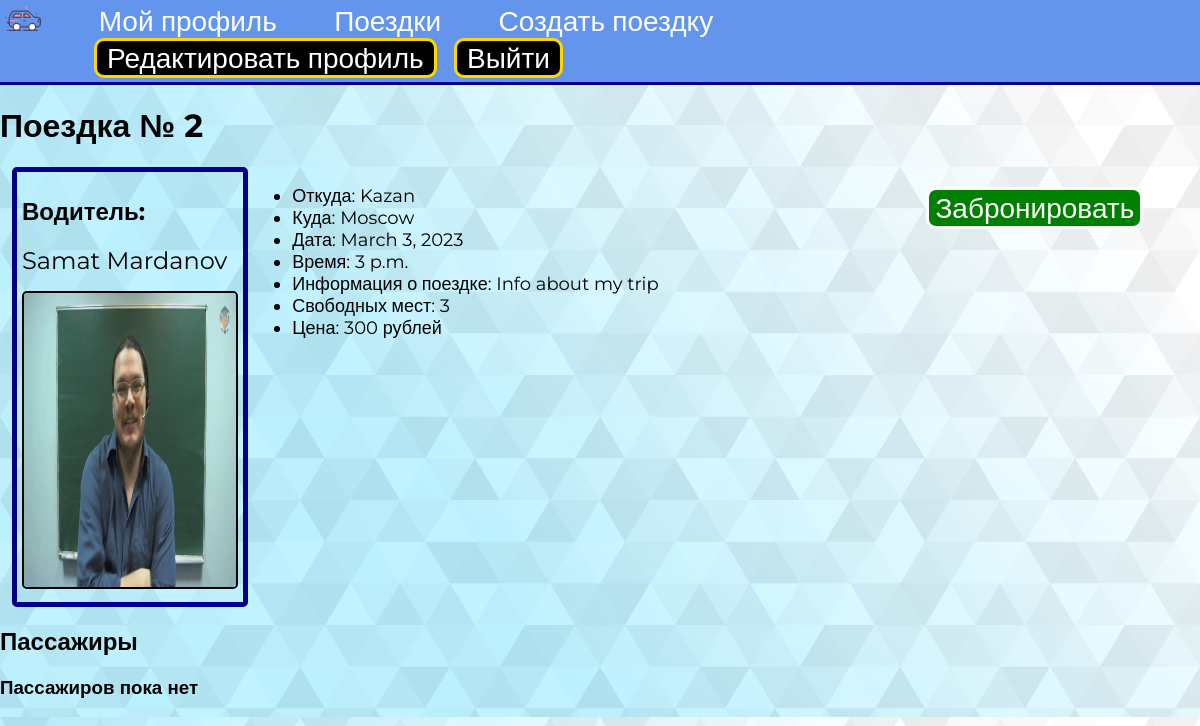
The page /trip/2/ (signed in) on the database its author committed.
### main/models.py (models this page shows, shortened)
class Trip(models.Model):
    driver = models.ForeignKey(User, on_delete=models.CASCADE, related_name='dtrip', blank=True)
    info = models.TextField()
    from_city = models.CharField(max_length=50)
    to_city = models.CharField(max_length=50)
    date = models.DateField()
    time = models.TimeField()
    price = models.IntegerField()
    capacity = models.IntegerField()
    passangers = models.ManyToManyField(User, blank=True)

class UserInfo(models.Model):
    user = models.OneToOneField(User, on_delete=models.CASCADE)
    info = models.TextField(blank=True)
    photo = models.ImageField(upload_to='photos/', blank=True)
    def get_absolute_url(self):
        return reverse('show_profile', kwargs={'profile_id': self.pk})

### main/views.py (the view, shortened to what this page needs)
# urls.py: path('trip/<int:trip_id>/', ShowTrip.as_view(), name='show_trip'),
class ShowTrip(DataMixin, DetailView):
    model = Trip
    template_name = 'main/show_trip.html'
    pk_url_kwarg = 'trip_id'
    context_object_name = 'trip'
    def get_context_data(self, *, object_list=None, **kwargs):
        context = super().get_context_data(**kwargs)
        c_def = self.get_user_contex(title="Поездка")
        return dict(list(context.items()) + list(c_def.items()))

### main/utils.py (called while the page is built)
    def get_user_contex(self, **kwargs):
        context = kwargs
        return context

### main/templates/main/show_trip.html (shortened to what this page needs)
{% extends 'main/base.html' %}
{% load static %}
{% block content %}
    <div><h1>Поездка № {{ trip.pk }}</h1></div>
    <div class="driver">
        <h2>Водитель: </h2>
        <p><a href="{{ trip.driver.userinfo.get_absolute_url }}" class="driver-profile">{{ trip.driver.first_name }} {{ trip.driver.last_name }}</a></p>
        {% if trip.driver.userinfo.photo %}
            <img src="{{ trip.driver.userinfo.photo.url}}" height="70%" width="98%">
        {% else %}
            <img src="{% static 'main/images/nophoto.svg' %}" height="300px" width="250px">
        {% endif %}
    </div>
    <div class="trip-info">
        <ul>
            <li>Откуда: {{ trip.from_city }}</li>
            <li>Куда: {{ trip.to_city }}</li>
            <li>Дата: {{ trip.date }}</li>
            <li>Время: {{ trip.time }}</li>
            <li>Информация о поездке: {{ trip.info }}</li>
            <li>Свободных мест: {{ trip.capacity }}</li>
            <li>Цена: {{ trip.price }} рублей</li>
        </ul>
    </div>
    <div class="trip-buttons">
        <form method="post">
            {% if trip.driver == request.user %}
                <h1>Вы являетесь водителем этой поездки</h1>
            {% elif request.user in trip.passangers.all%}
                <button class="b-den" name="book" value="unbook">Отменить бронь</button>
            {% elif trip.capacity == 0 %}
                <h1>Все места забронированы</h1>
            {% else %}
                <button class="b-suc" name="book" value="book">Забронировать</button>
            {% endif %}
        </form>
    </div>
    <div class = passangers>
        <h2>Пассажиры</h2>
        {% if trip.passangers.all %}
            {% for p in trip.passangers.all%}
                <div class="pas">
                    <a href="{{ p.userinfo.get_absolute_url }}"><img src="{{ p.userinfo.photo.url }}">{{ p.last_name }} {{ p.first_name }}</a>
                </div>
            {% endfor %}
        {% else %}
            <h3>Пассажиров пока нет</h3>
        {% endif %}
    </div>
{% endblock %}

### main/static/main/css/style.css (style rules this page uses)
body { margin: 0; font-family: 'Montserrat', sans-serif; font-size: 16px; background: url("/static/main/images/background.svg"); }
a { text-decoration: none; color: white; transition: color .2s linear; }
form button { background-color: black; color: white; border-radius: 5px; font-family: 'Montserrat', sans-serif; }
a.driver-profile { font-size: 24px; color: black; }
div.driver { display: inline-block; margin: 0; border: solid 5px; border-radius: 5px; border-color: darkblue; margin-left: 1%; padding: 5px; width: 18%; height: 420px; justify-content: center; }
div.driver img { border: solid 2px; border-radius: 5px; border-color: black; }
div.trip-info { width: 50%; vertical-align: top; font-size: 18px; display: inline-block; }
div.trip-buttons { margin-left: 50px; display: inline-block; vertical-align: top; width: 15%; padding: 10px; }
div.trip-buttons button { border: solid 3px; border-radius: 10px; font-size: 28px; margin: 10px; }
.b-suc { background-color: green; }

### rows shown on the page
Trip: pk "2", driver.first_name "Samat", driver.last_name "Mardanov", driver.userinfo.photo (picture), from_city "Kazan", to_city "Moscow", date "March 3, 2023", time "3 p.m.", info "Info about my trip", capacity "3", price "300"
